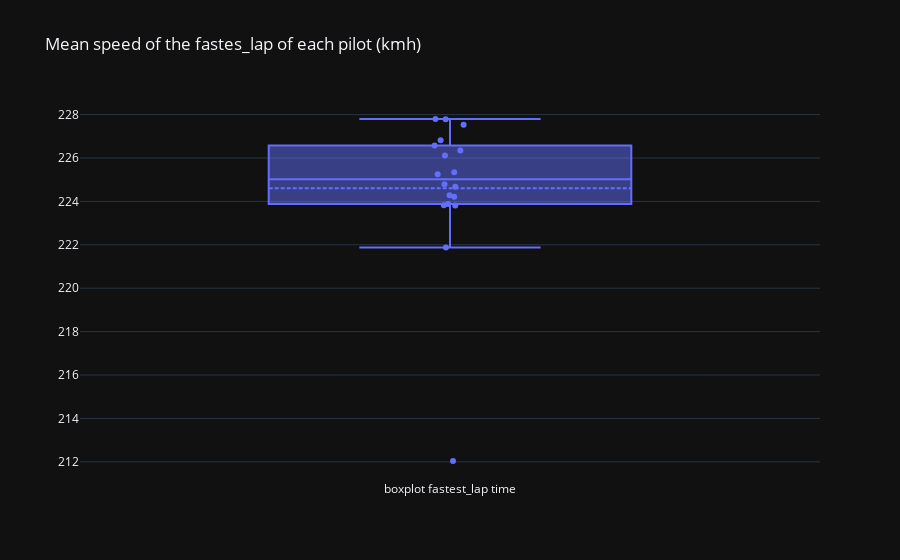

The cell this chart's notebook holds for it:
### Code cell
fig = go.Figure(layout=go.Layout(title="Mean speed of the fastes_lap of each pilot (kmh)", template="plotly_dark"))
fig.add_trace(go.Box(y=last_gp["avg_speed"], name="boxplot fastest_lap time", boxpoints="all", jitter=0.1, pointpos=0, boxmean=True, text=last_gp["pilot"]))

### Figure 1 — Plotly figure (JSON) as saved in the notebook; plotly's stock layout.template omitted (floating-point values rounded to 4 significant figures)
{"data": [{"boxmean": true, "boxpoints": "all", "jitter": 0.1, "name": "boxplot fastest_lap time", "pointpos": 0, "text": ["per", "ver", "alo", "rus", "ham", "sai", "lec", "oco", "gas", "mag", "tsu", "hul", "zho", "dev", "pia", "sar", "nor", "bot", "alb", "str"], "type": "box", "y": [227.8, 227.5, 226.8, 226.6, 226.3, 226.1, 227.8, 225.3, 225.3, 224.8, 224.7, 212.0, 224.3, 224.2, 223.9, 223.8, 223.8, 221.9, null, null]}], "layout": {"title": {"text": "Mean speed of the fastes_lap of each pilot (kmh)"}}}
